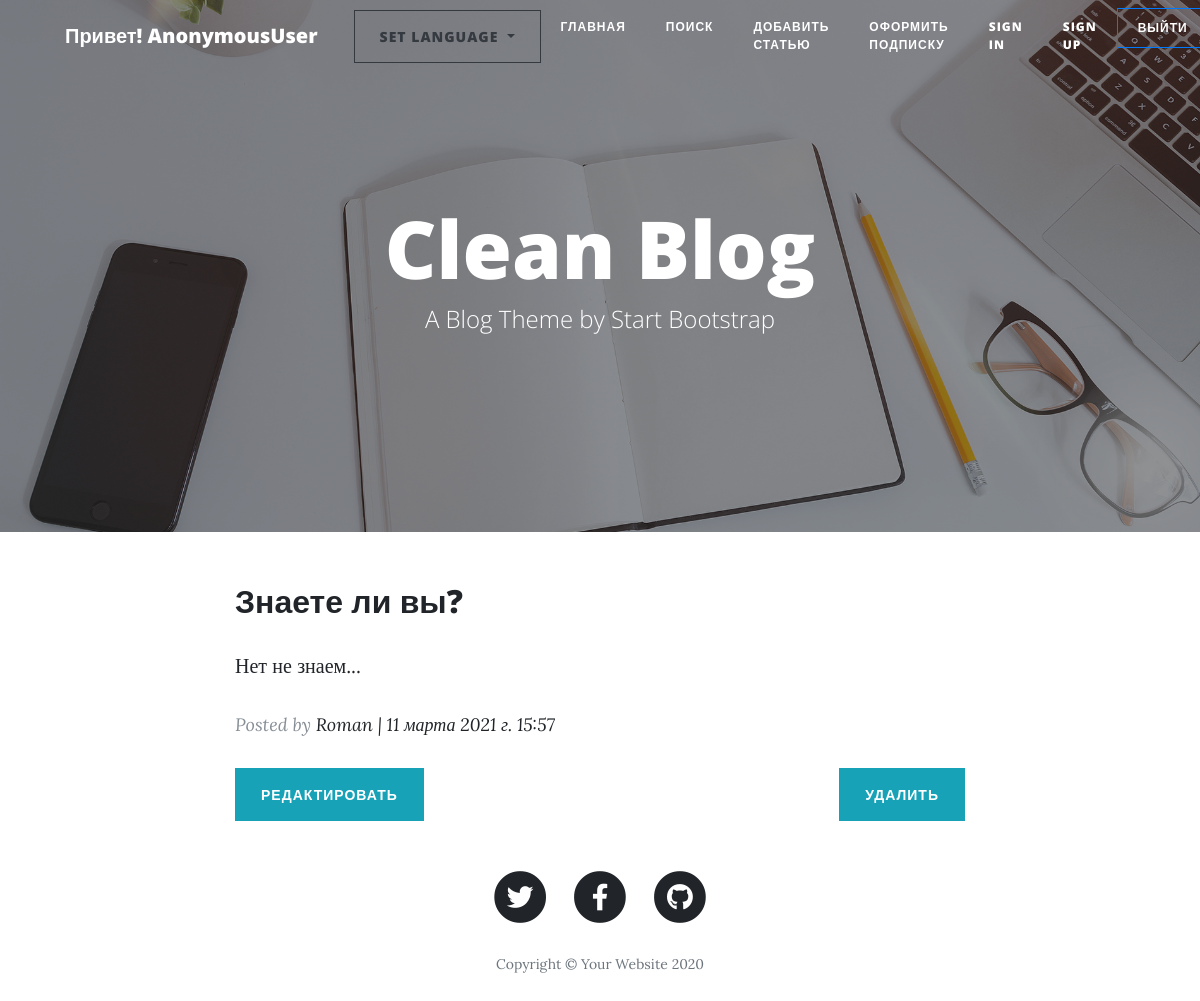
Page /ru/news/2/ on the committed database.
### news/models.py (models this page shows, shortened)
class Post(models.Model):
    news = 'Новость'
    article = 'Статья'
    Posts = [(news, 'Новость'), (article, 'Статья'), ('select', 'Выбрать')]
    post_author = models.ForeignKey(Author, on_delete=models.CASCADE, verbose_name='Автор', blank=True, null=True)
    post_theme = models.CharField(max_length=30, choices=Posts, default='select', verbose_name='Тема')
    publish = models.DateTimeField(auto_now_add=True, verbose_name='Дата публикации')
    created = models.DateTimeField(default=timezone.now, verbose_name='Дата создания')
    post_category = models.ManyToManyField(Category, through='PostCategory', verbose_name='Категории')
    post_title = models.CharField('Заголовок', max_length=50)
    post_text = models.TextField('Текст')
    post_rating = models.IntegerField(default=0, verbose_name='Рейтинг')
    post_likes = models.IntegerField(default=0, verbose_name='Понравилось')
    post_dislikes = models.IntegerField(default=0, verbose_name='Не понравилось')
    class Meta:
        verbose_name = 'Пост'
        verbose_name_plural = 'Посты'

class Author(models.Model):
    author = models.OneToOneField(User, on_delete=models.CASCADE, blank=True, null=True, unique=True, verbose_name='Автор')
    rating = models.IntegerField('Рейтинг', auto_created=True, default=0)
    def __str__(self):
        return '%s' % self.author
    class Meta:
        verbose_name = 'Автор'
        verbose_name_plural = 'Авторы'

### news/views.py (the view)
# urls.py: path('<int:pk>/', PostListDetails.as_view(), name='post'),
class PostListDetails(DetailView):
    template_name = 'news/post.html'
    context_object_name = 'post'
    queryset = Post.objects.all()
    def get_object(self, *args, **kwargs):  # переопределяем метод получения объекта
        obj = cache.get(f'post-{self.kwargs["pk"]}', None)  # кэш очень похож на словарь, и метод get действует
        if not obj:
            obj = super().get_object(self.queryset)
            cache.set(f'post-{self.kwargs["pk"]}', obj)
        return obj

### templates/news/post.html (shortened to what this page needs)
{% extends 'default.html' %}
{% block content %}
    {% load cache %}
        {% cache 30 post %}
<div class="container">
    <div class="row">
      <div class="col-lg-8 col-md-10 mx-auto">
        <div class="post-preview">
            <h2 class="post-title">
             {{ post.post_title }}
            </h2>
            <p class="post-subtitle">
              {{ post.post_text }}
            </p>
          <p class="post-meta">Posted by
            <a href="#">{{ post.post_author }} | {{ post.created }}</a>
          </p>
        </div>
        <div class="clearfix">
          <a class="btn btn-info float-left" role="button" href="{% url 'post_update' post.id %}">Редактировать</a>
          <a class="btn btn-info float-right" href="{% url 'post_delete' post.id %}">Удалить</a>
        </div>
      </div>
    </div>
    {% endcache %}
{% endblock %}

### rows in the picture
Post: post_title "Знаете ли вы?", post_text "Нет не знаем...", post_author "Roman", created "11 марта 2021 г. 15:57"

### other values in the picture
{{ request.user }} "AnonymousUser"
